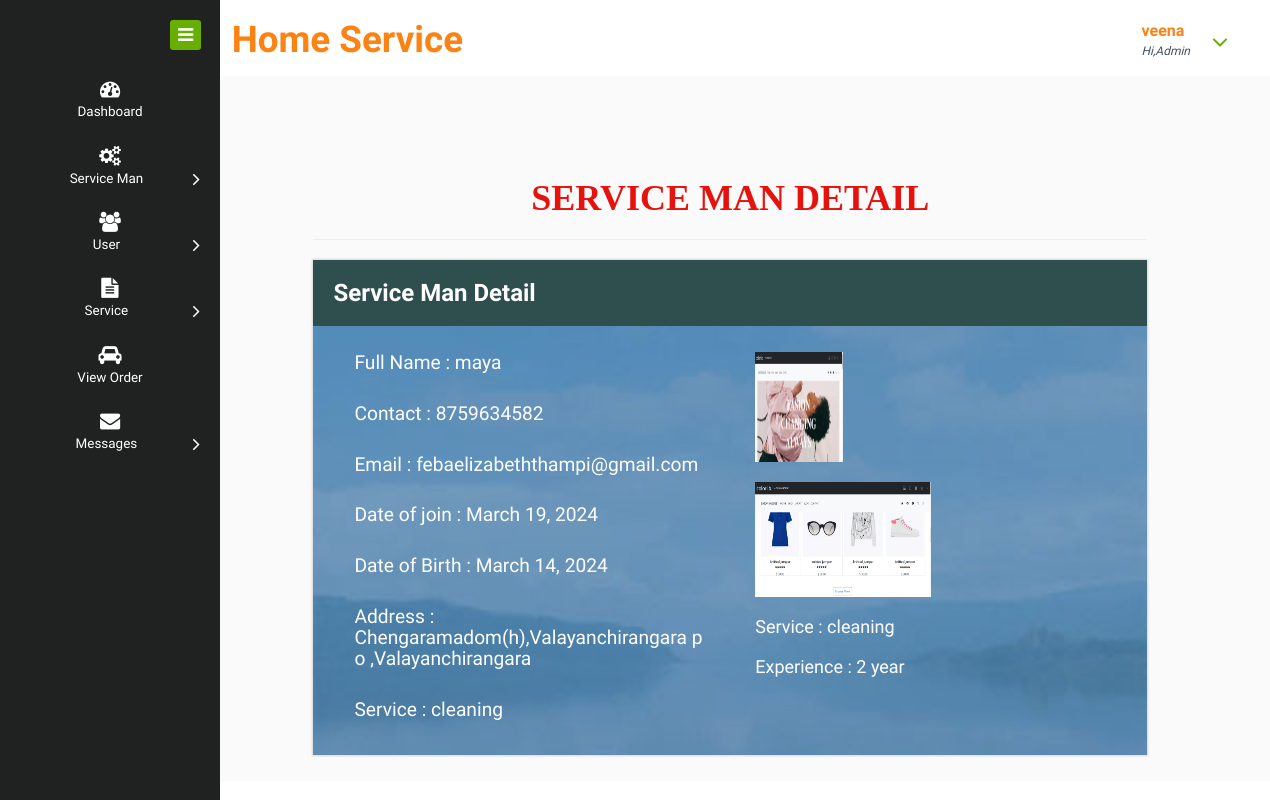
The page /housemaid_detail/9/ (signed in) on the database its author committed.
### siteusers/models.py (models this page shows, shortened)
class CustomUser(AbstractUser):
    is_houseresident = models.BooleanField(default=False)
    is_flatresident = models.BooleanField(default=False)
    is_housemaid = models.BooleanField(default=False)
    is_superuser = models.BooleanField(default=False)

class Housemaid(models.Model):
    status = models.ForeignKey(Status, on_delete=models.CASCADE, null=True)
    user = models.ForeignKey(CustomUser, on_delete=models.CASCADE, null=True)
    contact = models.CharField(max_length=100, null=True)
    address = models.CharField(max_length=100, null=True)
    doj = models.DateField(null=True)
    dob = models.DateField(null=True)
    id_type = models.CharField(max_length=100, null=True)
    service_name = models.ForeignKey(Service_Category,on_delete=models.CASCADE,null=True)
    experience = models.CharField(max_length=100, null=True)
    id_card = models.FileField(null=True)
    image = models.FileField(null=True)
    rate_per_hour = models.DecimalField(max_digits=10, decimal_places=2, null=True)

class Service_Category(models.Model):
    category = models.CharField(max_length=30, null=True)
    desc = models.CharField(max_length=100, null=True)
    image = models.FileField(null=True)
    total=models.CharField(max_length=100, null=True)
    def __str__(self):
        return self.category

### siteusers/views.py (the view)
# urls.py: path('housemaid_detail/<int:housemaid_id>/', views.housemaid_detail, name='housemaid_detail'),
@login_required
def housemaid_detail(request, housemaid_id):
    pro = Housemaid.objects.get(id=housemaid_id)
    return render(request,'housemaid_detail.html',{'pro':pro})

### templates/housemaid_detail.html (shortened to what this page needs)
{% extends 'admin_navigation.html' %}
{% load static %}
{% block body %}
<div class="climate">
	<div class="container" style="width:80%">
        <h1 style="font-weight:bold;font-family : 'Monotype Corsiva' ; color : #E6120E ;margin-top:2%" align="center">SERVICE MAN DETAIL</h1><hr>
        <div class="climate-grid1">
            <h3 style="padding:20px;background-color:Darkslategrey;color:white;font-weight:bold">Service Man Detail</h3>
			<div class="climate-gd1-top">
				<div class="col-md-6 climate-gd1top-left">
					<h4>Full Name : {{pro.user.username}} {{pro.user.firstname}}</h4>
					<h4>Contact : {{pro.contact}}</h4>
					<h4>Email : {{pro.user.email}}</h4>
					<h4>Date of join : {{pro.doj}}</h4>
					<h4>Date of Birth : {{pro.dob}}</h4>
					<h4>Address : {{pro.address}}</h4>
					<h4>Service : {{pro.service_name}}</h4>
				</div>
				<div class="col-md-6 climate-gd1top-right">
					<h4><img src="{{pro.image.url}}" style="width:25%;height:110px"></h4>
					{% if pro.id_card %}
                    <h4><img src="{{pro.id_card.url}}" style="width:50%;height:115px"></h4>
					{% else %}
                    <h2>ID Card not Available</h2>
                    {% endif %}
                    <h4 style="color:white">Service : {{pro.service_name}}</h4>
                    <h4>Experience : {{pro.experience}} year</h4>
				</div>
				<div class="clearfix"> </div>
            </div>
		</div>
    </div>
</div>
{% endblock %}

### templates/admin_navigation.html (shortened to what this page needs)
<!DOCTYPE HTML>
{% load static %}
<html>
<head>
<link href="{% static 'admin home/css2/bootstrap.css' %}" rel="stylesheet" type="text/css" media="all">
<link href="{% static 'admin home/css2/style.css' %}" rel="stylesheet" type="text/css" media="all"/>
<link href="{% static 'admin home/css2/font-awesome.css' %}" rel="stylesheet">
</head>
<body>
<div class="page-container" >
   <div class="left-content">
	   <div class="mother-grid-inner">
				<div class="header-main" style="background-color:;">
					<div class="header-left">
							<div class="logo-name" style="width:100%">
								<h1><span>Home Service</span></h1>
							</div>
							<div class="clearfix"> </div>
						 </div>
							<div class="profile_details">
								<ul>
									<li class="dropdown profile_details_drop">
										<a href="#" class="dropdown-toggle" data-toggle="dropdown" aria-expanded="false">
											<div align class="profile_img">
												<div class="user-name">
													<p>{{request.user.username}}</p>
													<span>Hi,Admin</span>
												</div>
												<i class="fa fa-angle-down lnr"></i>
												<div class="clearfix"></div>
											</div>
										</a>
									</li>
								</ul>
							</div>
							<div class="clearfix"> </div>
						</div>
				</div>
<div class="inner-block" style="padding-top:8%">
	{% block body %}
	{% endblock %}
</div>
</div>
</div>
    <div class="sidebar-menu">
		  	<div class="logo"> <a href="#" class="sidebar-icon">
				<span class="fa fa-bars"></span> </a>
			   </div>
		    <div class="menu">
		      <ul id="menu">
		        <li id="menu-home"><a href="{% url 'siteusers:admin_home' %}"><i class="fa fa-tachometer"></i><span>Dashboard</span></a></li>
		        <li><a href="#"><i class="fa fa-cogs"></i><span>Service Man</span><span class="fa fa-angle-right" style="float: right"></span></a>
		        </li>
		        <li id="menu-comunicacao" ><a href="#"><i class="fa fa-users"></i><span>User</span><span class="fa fa-angle-right" style="float: right"></span></a>
		        </li>
		        <li id="menu-academico" ><a href="#"><i class="fa fa-file-text"></i><span>Service</span><span class="fa fa-angle-right" style="float: right"></span></a>
		        </li>
		        <li><a href="{% url 'siteusers:Admin_Order' %}"><i class="fa fa-car">
				</i><span>View Order</span></a></li>
		        <li><a href="#"><i class="fa fa-envelope"></i><span>Messages</span><span class="fa fa-angle-right" style="float: right"></span></a>
		        </li>
		      </ul>
		    </div>
	 </div>
</body>
</html>

### templates/admin_navigation.html (style rules this page uses)
h2, h4 { padding:10Px; }

### rows shown on the page
CustomUser: user.username "veena"
Housemaid: user.username "maya", contact "8759634582", user.email "febaelizabeththampi@gmail.com", doj "March 19, 2024", dob "March 14, 2024", address "Chengaramadom(h),Valayanchirangara p o ,Valayanchirangara", service_name "cleaning", image (picture), id_card (picture), experience "2"
